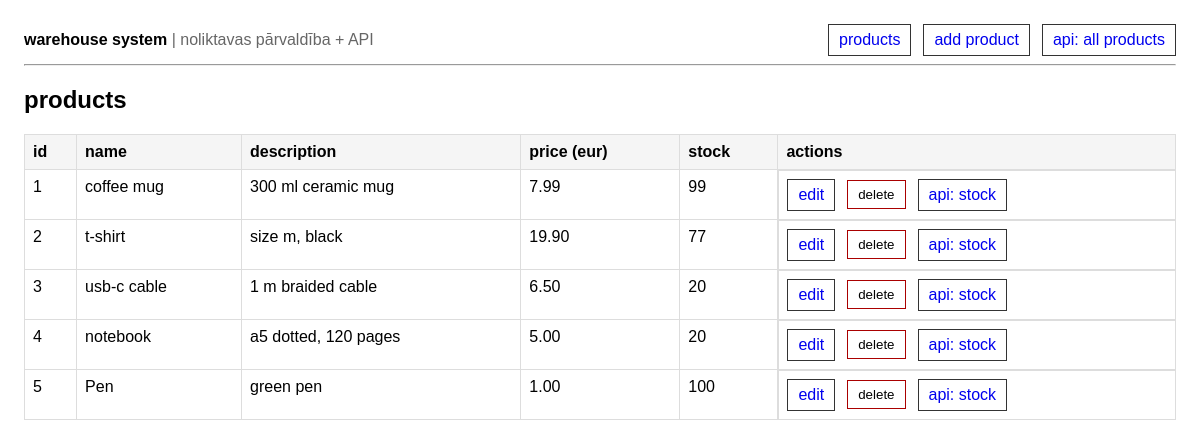
Page /products on the committed database.
### tables this page shows
CREATE TABLE products (
                id integer primary key autoincrement,
                name text not null,
                description text not null,
                price real not null,
                stock integer not null
            );

### app/main.py (the view)
@app.get("/", response_class=HTMLResponse)
@app.get("/products", response_class=HTMLResponse)
def ui_products(request: Request) -> HTMLResponse:
    products = list_products()
    return templates.TemplateResponse(
        "products.html", {"request": request, "products": products}
    )

### app/templates/products.html
{% extends "base.html" %}
{% block content %}
<h2>products</h2>
<table>
  <thead>
    <tr>
      <th>id</th>
      <th>name</th>
      <th>description</th>
      <th>price (eur)</th>
      <th>stock</th>
      <th>actions</th>
    </tr>
  </thead>
  <tbody>
    {% for p in products %}
    <tr>
      <td>{{ p.id }}</td>
      <td>{{ p.name }}</td>
      <td>{{ p.description }}</td>
      <td>{{ "%.2f"|format(p.price) }}</td>
      <td>{{ p.stock }}</td>
      <td class="row">
        <a class="btn" href="/products/{{ p.id }}/edit">edit</a>
        <form method="post" action="/products/{{ p.id }}/delete" onsubmit="return confirm('delete product?');">
          <button class="btn btn-danger" type="submit">delete</button>
        </form>
        <a class="btn" href="/api/products/{{ p.id }}/stock" target="_blank">api: stock</a>
      </td>
    </tr>
    {% endfor %}
  </tbody>
</table>
{% endblock %}

### app/templates/base.html (shortened to what this page needs)
<!doctype html>
<html lang="lv">
<head>
</head>
<body>
  <div class="row" style="justify-content: space-between;">
    <div>
      <strong>warehouse system</strong>
      <span class="muted">| noliktavas pārvaldība + API</span>
    </div>
    <div class="row">
      <a class="btn" href="/products">products</a>
      <a class="btn" href="/products/create">add product</a>
      <a class="btn" href="/api/products" target="_blank">api: all products</a>
    </div>
  </div>
  <hr />
  {% block content %}{% endblock %}
</body>
</html>

### app/templates/base.html (style rules this page uses)
body { font-family: Arial, sans-serif; margin: 24px; }
table { border-collapse: collapse; width: 100%; }
th, td { border: 1px solid #ddd; padding: 8px; vertical-align: top; }
th { background: #f5f5f5; text-align: left; }
.row { display: flex; gap: 12px; align-items: center; flex-wrap: wrap; }
.btn { display: inline-block; padding: 6px 10px; border: 1px solid #333; background: #fff; cursor: pointer; text-decoration: none; }
.btn-danger { border-color: #a00; }
.muted { color: #666; }
form { margin: 0; }

### rows in the picture
products: id "1", name "coffee mug", description "300 ml ceramic mug", price "7.99", stock "99"
products: id "2", name "t-shirt", description "size m, black", price "19.90", stock "77"
products: id "3", name "usb-c cable", description "1 m braided cable", price "6.50", stock "20"
products: id "4", name "notebook", description "a5 dotted, 120 pages", price "5.00", stock "20"
products: id "5", name "Pen", description "green pen", price "1.00", stock "100"
